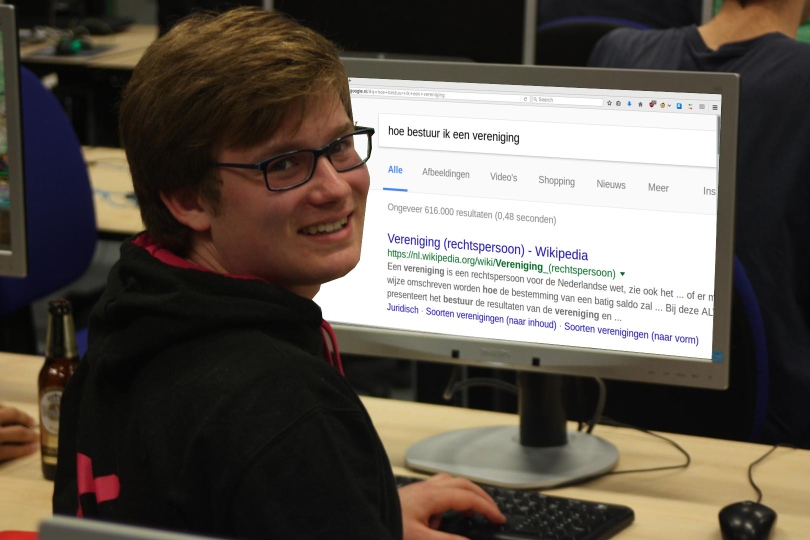
#> input picture website/photos/fixtures/janbeleid-hoe.jpg, 1620 x 1080 px (shown at 1/2 size)
$ python -i processors.py   (imports and definitions only)
#> lines starting #> are read from the running program, lines starting #| are printed output that depends on the picture
from da_vinci import Image as DaVinciImage
from PIL import Image, ImageOps


def process_upload(image: DaVinciImage, **kwargs):
    """Process an incoming image.

    - Rotate and flip the image based on EXIF data.
    - Resize the image to the maximum allowed size if it is larger.
    - Convert the image to RGB colors, or keep RGBA for PNGs.

    Warning: for django-thumbnails to save the image with the right filename, the
    format must also be set on the '<size>.FORMAT' key in settings.THUMBNAILS_SIZES.
    """
    # Get the PIL image out of the DaVinci image wrapper,
    # so we can manipulate it more completely.
    pil_image = image.get_pil_image()

    # Rotate and flip the image based on EXIF
    # data, so the image is stored upright.
    pil_image = ImageOps.exif_transpose(pil_image)

    # Resize the image to at most the maximum allowed size.
    pil_image.thumbnail(kwargs["size"])

    if kwargs["format"] == "jpg":
        # Store in RGB colors.
        pil_image = pil_image.convert("RGB")
        image.format = "JPEG"
    elif kwargs["format"] == "png":
        image.format = "PNG"
        if pil_image.mode not in ("RGBA", "RGB"):
            pil_image = pil_image.convert("RGB")
    else:
        raise ValueError(f"Unsupported format: {kwargs['format']}")

    # Put the PIL image back into the wrapper.
    image.set_pil_image(pil_image)
    return image


def thumbnail(image: DaVinciImage, **kwargs):
    """Thumbnail an image to at most the given size.

    If `mode="contain"` (the default), the image is resized to fit within the given size.
    The original aspect ratio is preserved, so the image may be smaller than specified.

    If `mode="cover"`, the image is cropped to the aspect ratio of the given size.
    The thumbnails are saved to WebP format with lossy compression.

    If `mode="pad"`, the image is resized to fit within the given size.
    Padding is added to the edges to make the image the exact size specified.

    Warning: for django-thumbnails to save the image with the right filename,
    the '<size>.FORMAT' key in settings.THUMBNAILS_SIZES must be set to 'webp'.

    """
    pil_image = image.get_pil_image()

    size = kwargs["size"]
    mode = kwargs.get("mode", "contain")

    match mode:
        case "contain":
            pil_image = ImageOps.contain(pil_image, size, Image.Resampling.LANCZOS)
        case "cover":
            pil_image = ImageOps.fit(pil_image, size, Image.Resampling.LANCZOS)
        case "pad":
            pil_image = pil_image.convert("RGBA")
            pil_image = ImageOps.pad(pil_image, size, Image.Resampling.LANCZOS)

    image.set_pil_image(pil_image)
    image.format = "WEBP"
    image.quality = 90

    return image

>>> import cv2
>>> picture = cv2.imread('../../photos/fixtures/janbeleid-hoe.jpg', cv2.IMREAD_GRAYSCALE)
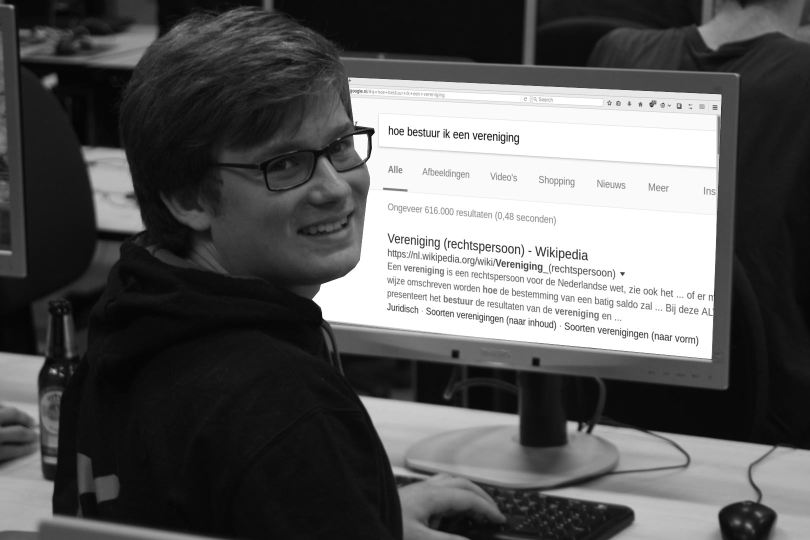
#> picture: shape (1080, 1620) (shown at 1/2 size); min 0, max 255, mean 92.3
#> (the run stopped early here; a loop or call above may not have finished)

$ run again, on website/photos/fixtures/poker_1.jpg
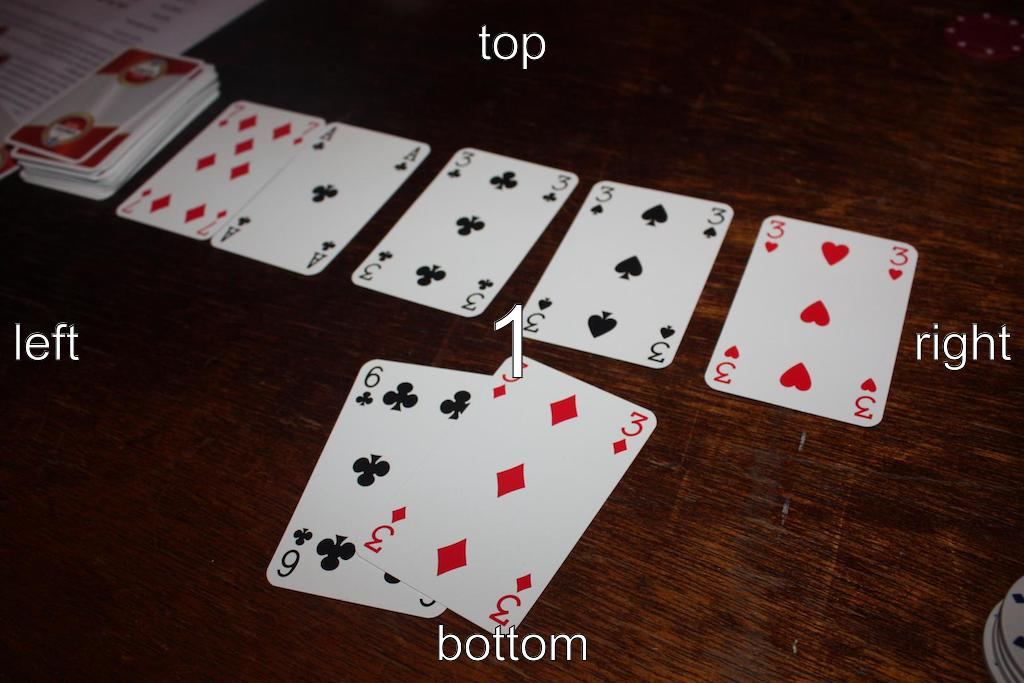
#> input picture website/photos/fixtures/poker_1.jpg, 1024 x 683 px
#> `picture = cv2.imread('../../photos/fixtures/janbeleid-hoe.jpg', cv2.IM..`:
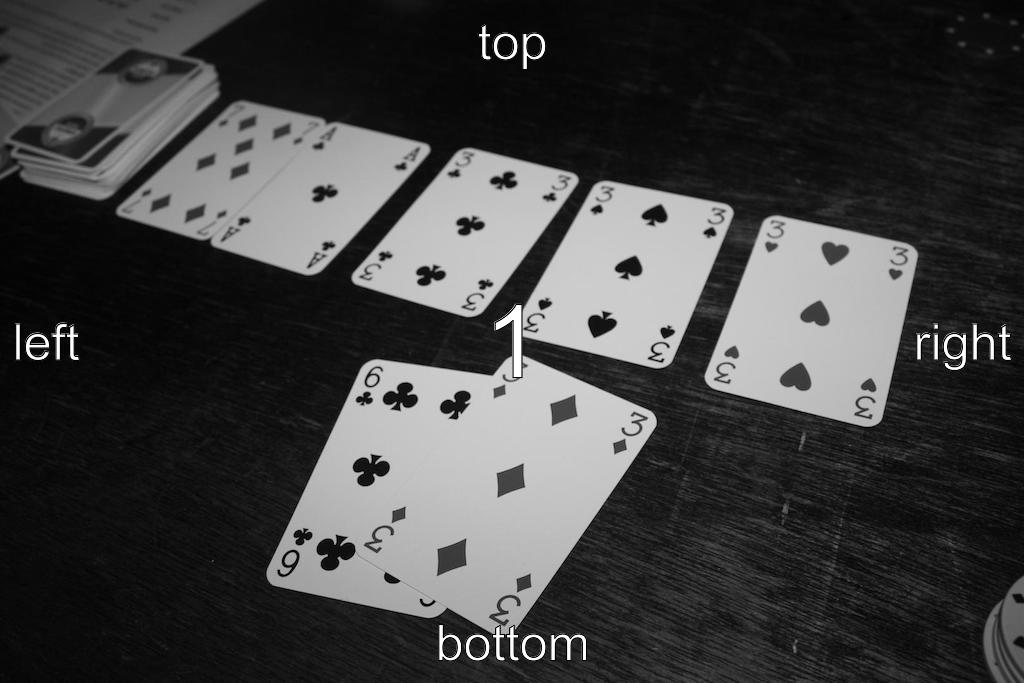
#> picture: shape (683, 1024); min 0, max 255, mean 65
